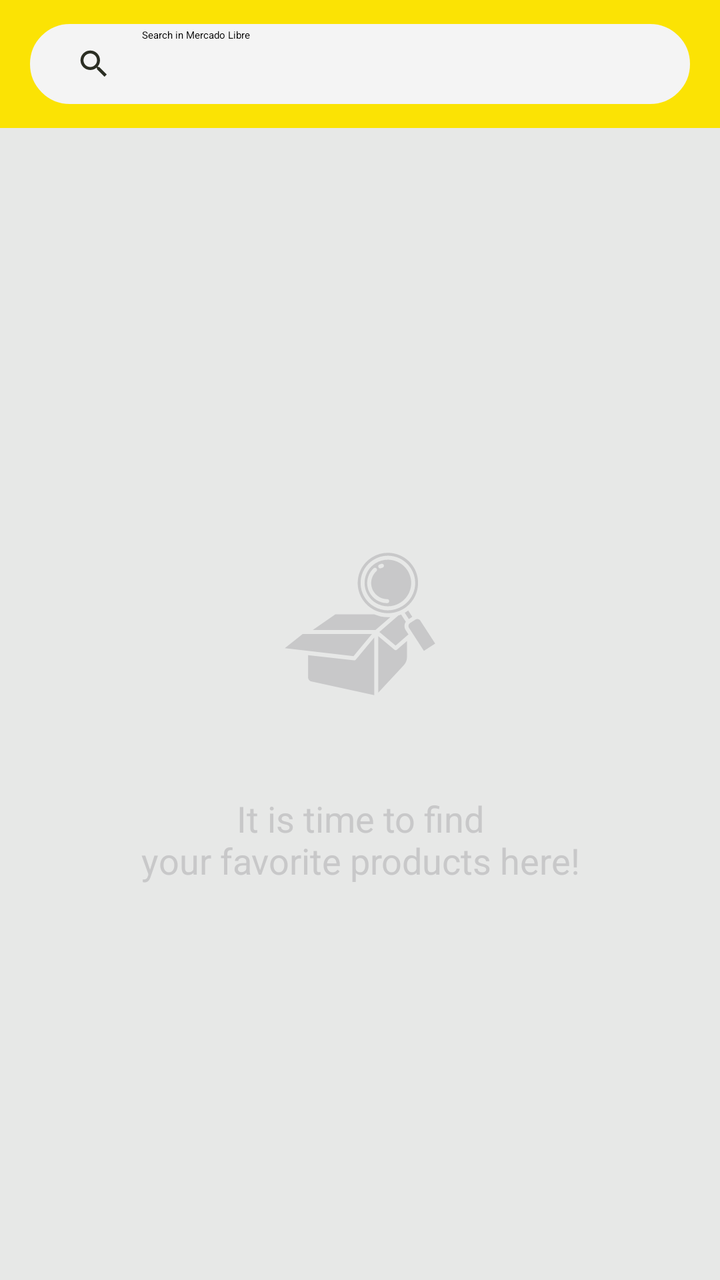
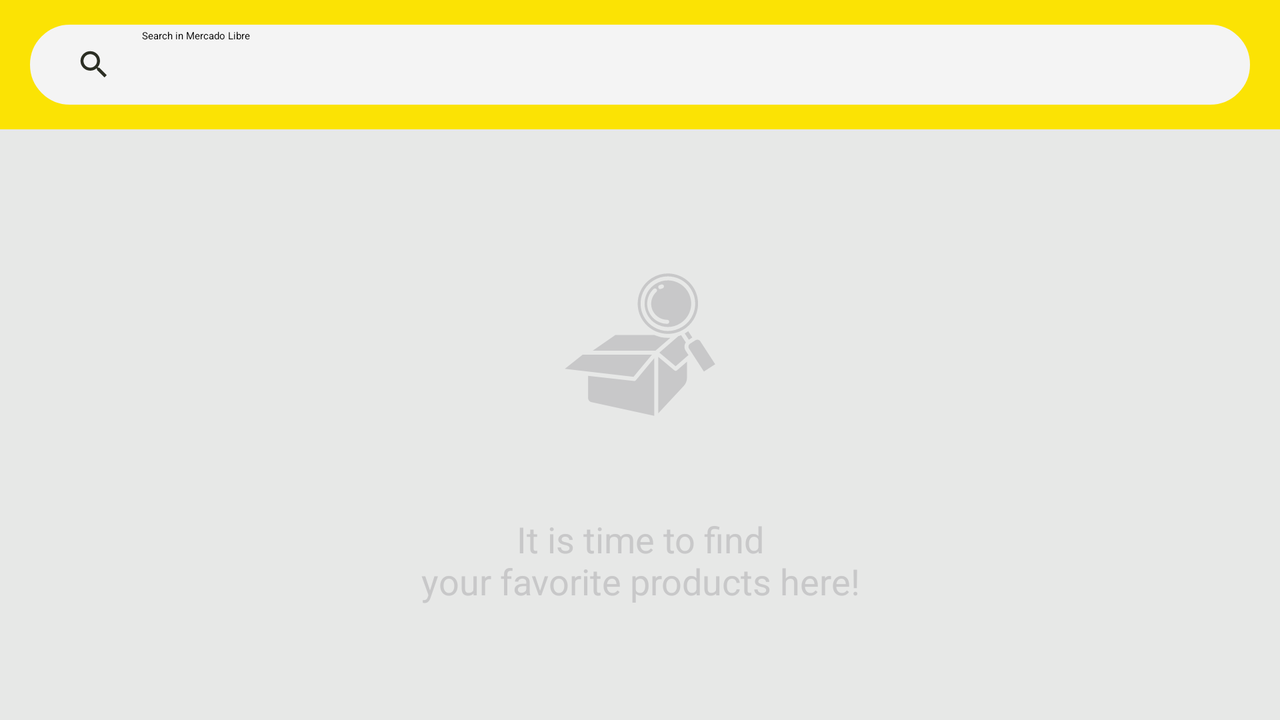

An Android layout and its configuration variant, each rendered on a device that would load it. The default file and the variant file are quoted in full after the pictures.
<!-- AndroidManifest.xml: activity theme Theme.App.Starting -->
<!-- res/layout/fragment_main.xml -->
<?xml version="1.0" encoding="utf-8"?>
<layout xmlns:android="http://schemas.android.com/apk/res/android"
    xmlns:app="http://schemas.android.com/apk/res-auto"
    xmlns:tools="http://schemas.android.com/tools">

    <data>
        <variable
            name="adapter"
            type="androidx.recyclerview.widget.RecyclerView.Adapter" />
       </data>

    <androidx.constraintlayout.widget.ConstraintLayout
        android:layout_width="match_parent"
        android:layout_height="match_parent"
        android:background="@color/tertiary"
        tools:context=".ui.main.MainFragment">

        <androidx.constraintlayout.widget.ConstraintLayout
            android:id="@+id/fragment_main_toolbar"
            android:layout_width="0dp"
            android:layout_height="0dp"
            android:background="@color/primary"
            app:layout_constraintBottom_toTopOf="@+id/guideline_toolbar"
            app:layout_constraintEnd_toEndOf="parent"
            app:layout_constraintStart_toStartOf="parent"
            app:layout_constraintTop_toTopOf="parent">

            <androidx.appcompat.widget.SearchView
                android:id="@+id/fragment_main_search"
                style="@style/Widget.AppCompat.SearchView.ActionBar"
                android:layout_width="0dp"
                android:layout_height="40dp"
                android:layout_marginHorizontal="15dp"
                android:background="@drawable/search_background"
                android:backgroundTint="@color/secondary"
                android:focusable="false"
                app:closeIcon="@drawable/ic_close_18dp"
                app:iconifiedByDefault="false"
                app:layout_constraintBottom_toBottomOf="parent"
                app:layout_constraintEnd_toEndOf="parent"
                app:layout_constraintStart_toStartOf="parent"
                app:layout_constraintTop_toTopOf="parent"
                app:queryHint="@string/search_title"
                app:searchIcon="@drawable/ic_search_18dp" />

        </androidx.constraintlayout.widget.ConstraintLayout>

        <com.facebook.shimmer.ShimmerFrameLayout
            android:id="@+id/fragment_main_shimmer_loading"
            android:layout_width="0dp"
            android:layout_height="0dp"
            android:visibility="gone"
            app:layout_constraintBottom_toTopOf="@+id/guideline_horizontal_bottom"
            app:layout_constraintEnd_toStartOf="@+id/guideline_vertical_end"
            app:layout_constraintStart_toStartOf="@+id/guideline_vertical_start"
            app:layout_constraintTop_toBottomOf="@+id/fragment_main_toolbar"
            app:shimmer_auto_start="true">

            <LinearLayout
                android:id="@+id/fragment_main_shimmer_loading_container"
                android:layout_width="match_parent"
                android:layout_height="match_parent"
                android:orientation="vertical">

                <include layout="@layout/view_card_product_loading"/>
                <include layout="@layout/view_card_product_loading"/>
                <include layout="@layout/view_card_product_loading"/>
                <include layout="@layout/view_card_product_loading"/>
                <include layout="@layout/view_card_product_loading"/>
                <include layout="@layout/view_card_product_loading"/>
                <include layout="@layout/view_card_product_loading"/>
                <include layout="@layout/view_card_product_loading"/>
                <include layout="@layout/view_card_product_loading"/>
            </LinearLayout>

        </com.facebook.shimmer.ShimmerFrameLayout>

        <androidx.recyclerview.widget.RecyclerView
            android:id="@+id/fragment_main_recycler"
            android:layout_width="0dp"
            android:layout_height="0dp"
            android:adapter="@{adapter}"
            android:orientation="vertical"
            app:layoutManager="androidx.recyclerview.widget.LinearLayoutManager"
            app:layout_constraintBottom_toTopOf="@+id/guideline_horizontal_bottom"
            app:layout_constraintEnd_toStartOf="@+id/guideline_vertical_end"
            app:layout_constraintStart_toStartOf="@+id/guideline_vertical_start"
            app:layout_constraintTop_toTopOf="@+id/guideline_toolbar"
            tools:listitem="@layout/view_card_product_item"
            tools:visibility="gone"/>

        <include
            android:id="@+id/fragment_main_empty_screen"
            layout="@layout/view_empty_screen"
            android:layout_width="0dp"
            android:layout_height="wrap_content"
            app:layout_constraintBottom_toBottomOf="parent"
            app:layout_constraintEnd_toStartOf="@+id/guideline_vertical_end"
            app:layout_constraintStart_toStartOf="@+id/guideline_vertical_start"
            app:layout_constraintTop_toTopOf="@+id/guideline_toolbar" />

        <androidx.constraintlayout.widget.Guideline
            android:id="@+id/guideline_vertical_start"
            android:layout_width="wrap_content"
            android:layout_height="wrap_content"
            android:orientation="vertical"
            app:layout_constraintGuide_begin="15dp"/>

        <androidx.constraintlayout.widget.Guideline
            android:id="@+id/guideline_vertical_end"
            android:layout_width="wrap_content"
            android:layout_height="wrap_content"
            android:orientation="vertical"
            app:layout_constraintGuide_end="15dp"/>

        <androidx.constraintlayout.widget.Guideline
            android:id="@+id/guideline_toolbar"
            android:layout_width="wrap_content"
            android:layout_height="wrap_content"
            android:orientation="horizontal"
            app:layout_constraintGuide_percent="0.10"/>

        <androidx.constraintlayout.widget.Guideline
            android:id="@+id/guideline_horizontal_bottom"
            android:layout_width="wrap_content"
            android:layout_height="wrap_content"
            android:orientation="horizontal"
            app:layout_constraintGuide_end="15dp"/>
    </androidx.constraintlayout.widget.ConstraintLayout>
</layout>
<!-- res/layout/view_card_product_loading.xml (included above) -->
<?xml version="1.0" encoding="utf-8"?>
<com.google.android.material.card.MaterialCardView xmlns:android="http://schemas.android.com/apk/res/android"
    xmlns:app="http://schemas.android.com/apk/res-auto"
    xmlns:tools="http://schemas.android.com/tools"
    android:id="@+id/view_card_product_item_container"
    style="@style/Widget.Material3.CardView.Elevated"
    android:layout_width="match_parent"
    android:layout_height="wrap_content"
    android:layout_marginTop="10dp"
    android:backgroundTint="@color/white"
    app:cardCornerRadius="10dp"
    app:layout_constraintBottom_toBottomOf="parent"
    app:layout_constraintEnd_toEndOf="parent"
    app:layout_constraintStart_toStartOf="parent"
    app:layout_constraintTop_toTopOf="parent">

    <androidx.constraintlayout.widget.ConstraintLayout
        android:layout_width="match_parent"
        android:layout_height="wrap_content">

        <FrameLayout
            android:id="@+id/view_card_product_item_image"
            android:layout_width="60dp"
            android:layout_height="60dp"
            android:background="@color/gray"
            android:layout_marginVertical="10dp"
            app:layout_constraintBottom_toBottomOf="parent"
            app:layout_constraintEnd_toStartOf="@+id/guideline_vertical_left"
            app:layout_constraintStart_toStartOf="parent"
            app:layout_constraintTop_toTopOf="parent" />

        <LinearLayout
            android:id="@+id/view_card_product_item_info_container"
            android:layout_width="0dp"
            android:layout_height="wrap_content"
            android:layout_marginVertical="10dp"
            android:layout_marginStart="15dp"
            android:orientation="vertical"
            app:layout_constraintBottom_toBottomOf="parent"
            app:layout_constraintEnd_toStartOf="@+id/guideline_vertical_right"
            app:layout_constraintStart_toStartOf="@+id/guideline_vertical_left"
            app:layout_constraintTop_toTopOf="parent">

            <FrameLayout
                android:layout_width="match_parent"
                android:layout_height="16dp"
                android:background="@color/gray"/>

            <FrameLayout
                android:layout_width="match_parent"
                android:layout_height="10dp"
                android:layout_marginTop="10dp"
                android:background="@color/gray"/>

        </LinearLayout>

        <androidx.constraintlayout.widget.Guideline
            android:id="@+id/guideline_vertical_left"
            android:layout_width="wrap_content"
            android:layout_height="wrap_content"
            android:orientation="vertical"
            app:layout_constraintGuide_percent="0.2" />

        <androidx.constraintlayout.widget.Guideline
            android:id="@+id/guideline_vertical_right"
            android:layout_width="wrap_content"
            android:layout_height="wrap_content"
            android:orientation="vertical"
            app:layout_constraintGuide_percent="0.97" />


    </androidx.constraintlayout.widget.ConstraintLayout>
</com.google.android.material.card.MaterialCardView>
<!-- res/layout/view_card_product_item.xml (included above) -->
<?xml version="1.0" encoding="utf-8"?>
<com.google.android.material.card.MaterialCardView xmlns:android="http://schemas.android.com/apk/res/android"
    xmlns:app="http://schemas.android.com/apk/res-auto"
    xmlns:tools="http://schemas.android.com/tools"
    android:id="@+id/view_card_product_item_container"
    style="@style/Widget.Material3.CardView.Elevated"
    android:layout_width="match_parent"
    android:layout_height="wrap_content"
    android:layout_marginTop="10dp"
    android:backgroundTint="@color/white"
    app:cardCornerRadius="10dp"
    app:layout_constraintBottom_toBottomOf="parent"
    app:layout_constraintEnd_toEndOf="parent"
    app:layout_constraintStart_toStartOf="parent"
    app:layout_constraintTop_toTopOf="parent">

    <androidx.constraintlayout.widget.ConstraintLayout
        android:layout_width="match_parent"
        android:layout_height="wrap_content"
        android:padding="10dp">

        <ImageView
            android:id="@+id/view_card_product_item_image"
            android:layout_width="80dp"
            android:layout_height="80dp"
            android:src="@drawable/ic_shopping"
            app:layout_constraintBottom_toBottomOf="parent"
            app:layout_constraintEnd_toStartOf="@+id/guideline_vertical_left"
            app:layout_constraintStart_toStartOf="parent"
            app:layout_constraintTop_toTopOf="parent" />

        <LinearLayout
            android:id="@+id/view_card_product_item_info_container"
            android:layout_width="0dp"
            android:layout_height="wrap_content"
            android:orientation="vertical"
            app:layout_constraintBottom_toBottomOf="parent"
            app:layout_constraintEnd_toStartOf="@+id/guideline_vertical_right"
            app:layout_constraintStart_toStartOf="@+id/guideline_vertical_left"
            app:layout_constraintTop_toTopOf="parent">

            <TextView
                android:id="@+id/view_card_product_item_title"
                style="@style/headline"
                android:layout_width="wrap_content"
                android:layout_height="wrap_content"
                android:maxLines="2"
                tools:text="Samsung S10+" />

            <TextView
                android:id="@+id/view_card_product_item_price"
                style="@style/headline_bold"
                android:layout_width="wrap_content"
                android:layout_height="wrap_content"
                android:text="$3250.00" />

        </LinearLayout>

        <androidx.constraintlayout.widget.Guideline
            android:id="@+id/guideline_vertical_left"
            android:layout_width="wrap_content"
            android:layout_height="wrap_content"
            android:orientation="vertical"
            app:layout_constraintGuide_percent="0.3" />

        <androidx.constraintlayout.widget.Guideline
            android:id="@+id/guideline_vertical_right"
            android:layout_width="wrap_content"
            android:layout_height="wrap_content"
            android:orientation="vertical"
            app:layout_constraintGuide_percent="0.97" />


    </androidx.constraintlayout.widget.ConstraintLayout>
</com.google.android.material.card.MaterialCardView>
<!-- res/layout/view_empty_screen.xml (included above) -->
<?xml version="1.0" encoding="utf-8"?>
<LinearLayout xmlns:android="http://schemas.android.com/apk/res/android"
    xmlns:app="http://schemas.android.com/apk/res-auto"
    android:id="@+id/fragment_main_empty_screen"
    android:layout_width="wrap_content"
    android:layout_height="wrap_content"
    android:backgroundTint="@color/secondary"
    android:layout_gravity="center"
    android:orientation="vertical">

    <ImageView
        android:id="@+id/view_empty_main_products_icon"
        app:tint="@color/gray"
        android:layout_width="wrap_content"
        android:layout_height="wrap_content"
        android:layout_gravity="center"
        android:layout_marginBottom="10dp"
        android:contentDescription="@null"
        android:src="@drawable/ic_not_found" />

    <TextView
        android:id="@+id/view_empty_main_products_message"
        style="@style/headline_h1"
        android:layout_width="wrap_content"
        android:layout_height="wrap_content"
        android:layout_gravity="center"
        android:text="@string/empty_init_search_message"
        android:textAlignment="center"
        android:textColor="@color/gray" />
</LinearLayout>
<!-- resources referenced by this layout -->
<resources>
  <color name="gray">#C8C8C9</color>
  <color name="primary">#FBE304</color>
  <color name="secondary">#F4F4F4</color>
  <color name="tertiary">#E7E8E7</color>
  <color name="white">#FFFFFFFF</color>
  <!-- drawable ic_close_18dp (drawable) -->
  <vector android:height="18dp" android:tint="#2B2E23"
      android:viewportHeight="24" android:viewportWidth="24"
      android:width="18dp" xmlns:android="http://schemas.android.com/apk/res/android">
      <path android:fillColor="@android:color/white" android:pathData="M19,6.41L17.59,5 12,10.59 6.41,5 5,6.41 10.59,12 5,17.59 6.41,19 12,13.41 17.59,19 19,17.59 13.41,12z"/>
  </vector>
  <!-- drawable ic_not_found: vector/xml drawable (drawable, 4157 chars, omitted) -->
  <!-- drawable ic_search_18dp (drawable) -->
  <vector android:height="18dp" android:tint="#2B2E23"
      android:viewportHeight="24" android:viewportWidth="24"
      android:width="18dp" xmlns:android="http://schemas.android.com/apk/res/android">
      <path android:fillColor="@android:color/white" android:pathData="M15.5,14h-0.79l-0.28,-0.27C15.41,12.59 16,11.11 16,9.5 16,5.91 13.09,3 9.5,3S3,5.91 3,9.5 5.91,16 9.5,16c1.61,0 3.09,-0.59 4.23,-1.57l0.27,0.28v0.79l5,4.99L20.49,19l-4.99,-5zM9.5,14C7.01,14 5,11.99 5,9.5S7.01,5 9.5,5 14,7.01 14,9.5 11.99,14 9.5,14z"/>
  </vector>
  <!-- drawable ic_shopping (drawable) -->
  <vector android:height="52dp" android:tint="#585955"
      android:viewportHeight="24" android:viewportWidth="24"
      android:width="52dp" xmlns:android="http://schemas.android.com/apk/res/android">
      <path android:fillColor="@android:color/white" android:pathData="M7,18c-1.1,0 -1.99,0.9 -1.99,2S5.9,22 7,22s2,-0.9 2,-2 -0.9,-2 -2,-2zM1,2v2h2l3.6,7.59 -1.35,2.45c-0.16,0.28 -0.25,0.61 -0.25,0.96 0,1.1 0.9,2 2,2h12v-2L7.42,15c-0.14,0 -0.25,-0.11 -0.25,-0.25l0.03,-0.12 0.9,-1.63h7.45c0.75,0 1.41,-0.41 1.75,-1.03l3.58,-6.49c0.08,-0.14 0.12,-0.31 0.12,-0.48 0,-0.55 -0.45,-1 -1,-1L5.21,4l-0.94,-2L1,2zM17,18c-1.1,0 -1.99,0.9 -1.99,2s0.89,2 1.99,2 2,-0.9 2,-2 -0.9,-2 -2,-2z"/>
  </vector>
  <!-- drawable search_background (drawable) -->
  <?xml version="1.0" encoding="utf-8"?>
  <shape xmlns:android="http://schemas.android.com/apk/res/android">
  
      <corners
          android:radius="20dp"/>
  
      <stroke
          android:color="@color/secondary"
          android:width="1dp"/>
  
  </shape>
  <string name="empty_init_search_message">It is time to find\nyour favorite products here!</string>
  <string name="search_title">Search in Mercado Libre</string>
  <style name="headline">
          <item name="android:textSize">14sp</item>
          <item name="android:textAllCaps">false</item>
          <item name="android:fontFamily">sans-serif</item>
      </style>
  <style name="headline_bold">
          <item name="android:textSize">18sp</item>
          <item name="android:textStyle">bold</item>
          <item name="android:textAllCaps">false</item>
          <item name="android:fontFamily">sans-serif-medium</item>
      </style>
  <style name="headline_h1">
          <item name="android:textSize">18sp</item>
          <item name="android:textAllCaps">false</item>
          <item name="android:fontFamily">sans-serif</item>
      </style>
  <style name="Theme.App.Starting" parent="Theme.SplashScreen">
          <item name="windowSplashScreenBackground">@color/primary</item>
          <item name="windowSplashScreenAnimatedIcon">@drawable/ic_launcher_foreground</item>
          <item name="windowSplashScreenAnimationDuration">300</item>
          <item name="postSplashScreenTheme">@style/Theme.MELISearch</item>
      </style>
  <!-- drawable ic_launcher_foreground: vector/xml drawable (drawable, 7734 chars, omitted) -->
  <style name="Theme.MELISearch" parent="Base.Theme.MELISearch" />
  <style name="Base.Theme.MELISearch" parent="Theme.Material3.DayNight.NoActionBar">
          <item name="colorPrimary">@color/primary</item>
      </style>
</resources>
<!-- res/layout-land/fragment_main.xml (the repository's variant of the layout above) -->
<!-- drawn on the phone turned sideways -->
<?xml version="1.0" encoding="utf-8"?>
<layout xmlns:android="http://schemas.android.com/apk/res/android"
    xmlns:app="http://schemas.android.com/apk/res-auto"
    xmlns:tools="http://schemas.android.com/tools">

    <data>
        <variable
            name="adapter"
            type="androidx.recyclerview.widget.RecyclerView.Adapter" />
        <variable
            name="click"
            type="android.view.View.OnClickListener" />
    </data>

    <androidx.constraintlayout.widget.ConstraintLayout
        android:layout_width="match_parent"
        android:layout_height="match_parent"
        android:background="@color/tertiary"
        tools:context=".ui.main.MainFragment">

        <androidx.constraintlayout.widget.ConstraintLayout
            android:id="@+id/fragment_main_toolbar"
            android:layout_width="0dp"
            android:layout_height="0dp"
            android:background="@color/primary"
            app:layout_constraintBottom_toTopOf="@+id/guideline_toolbar"
            app:layout_constraintEnd_toEndOf="parent"
            app:layout_constraintStart_toStartOf="parent"
            app:layout_constraintTop_toTopOf="parent">

            <androidx.appcompat.widget.SearchView
                android:id="@+id/fragment_main_search"
                style="@style/Widget.AppCompat.SearchView.ActionBar"
                android:layout_width="0dp"
                android:layout_height="40dp"
                android:layout_marginHorizontal="15dp"
                android:background="@drawable/search_background"
                android:backgroundTint="@color/secondary"
                android:focusable="false"
                app:closeIcon="@drawable/ic_close_18dp"
                app:iconifiedByDefault="false"
                app:layout_constraintBottom_toBottomOf="parent"
                app:layout_constraintEnd_toEndOf="parent"
                app:layout_constraintStart_toStartOf="parent"
                app:layout_constraintTop_toTopOf="parent"
                app:queryHint="@string/search_title"
                app:searchIcon="@drawable/ic_search_18dp" />

        </androidx.constraintlayout.widget.ConstraintLayout>

        <com.facebook.shimmer.ShimmerFrameLayout
            android:id="@+id/fragment_main_shimmer_loading"
            android:layout_width="0dp"
            android:layout_height="0dp"
            android:visibility="gone"
            app:layout_constraintBottom_toTopOf="@+id/guideline_horizontal_bottom"
            app:layout_constraintEnd_toStartOf="@+id/guideline_vertical_end"
            app:layout_constraintStart_toStartOf="@+id/guideline_vertical_start"
            app:layout_constraintTop_toBottomOf="@+id/fragment_main_toolbar"
            app:shimmer_auto_start="true">

            <LinearLayout
                android:id="@+id/fragment_main_shimmer_loading_container"
                android:layout_width="match_parent"
                android:layout_height="match_parent"
                android:orientation="vertical">

                <include layout="@layout/view_card_product_loading"/>
                <include layout="@layout/view_card_product_loading"/>
                <include layout="@layout/view_card_product_loading"/>
                <include layout="@layout/view_card_product_loading"/>
                <include layout="@layout/view_card_product_loading"/>
                <include layout="@layout/view_card_product_loading"/>
                <include layout="@layout/view_card_product_loading"/>
                <include layout="@layout/view_card_product_loading"/>
                <include layout="@layout/view_card_product_loading"/>
            </LinearLayout>

        </com.facebook.shimmer.ShimmerFrameLayout>


        <androidx.recyclerview.widget.RecyclerView
            android:id="@+id/fragment_main_recycler"
            android:layout_width="0dp"
            android:layout_height="0dp"
            android:adapter="@{adapter}"
            android:orientation="vertical"
            app:layoutManager="androidx.recyclerview.widget.LinearLayoutManager"
            app:layout_constraintBottom_toTopOf="@+id/guideline_horizontal_bottom"
            app:layout_constraintEnd_toStartOf="@+id/guideline_vertical_end"
            app:layout_constraintStart_toStartOf="@+id/guideline_vertical_start"
            app:layout_constraintTop_toTopOf="@+id/guideline_toolbar"
            tools:listitem="@layout/view_card_product_item"
            tools:visibility="gone"/>

        <include
            android:id="@+id/fragment_main_empty_screen"
            layout="@layout/view_empty_screen"
            android:layout_width="0dp"
            android:layout_height="wrap_content"
            app:layout_constraintBottom_toBottomOf="parent"
            app:layout_constraintEnd_toStartOf="@+id/guideline_vertical_end"
            app:layout_constraintStart_toStartOf="@+id/guideline_vertical_start"
            app:layout_constraintTop_toTopOf="@+id/guideline_toolbar" />

        <androidx.constraintlayout.widget.Guideline
            android:id="@+id/guideline_vertical_start"
            android:layout_width="wrap_content"
            android:layout_height="wrap_content"
            android:orientation="vertical"
            app:layout_constraintGuide_begin="15dp"/>

        <androidx.constraintlayout.widget.Guideline
            android:id="@+id/guideline_vertical_end"
            android:layout_width="wrap_content"
            android:layout_height="wrap_content"
            android:orientation="vertical"
            app:layout_constraintGuide_end="15dp"/>

        <androidx.constraintlayout.widget.Guideline
            android:id="@+id/guideline_toolbar"
            android:layout_width="wrap_content"
            android:layout_height="wrap_content"
            android:orientation="horizontal"
            app:layout_constraintGuide_percent="0.18"/>

        <androidx.constraintlayout.widget.Guideline
            android:id="@+id/guideline_horizontal_bottom"
            android:layout_width="wrap_content"
            android:layout_height="wrap_content"
            android:orientation="horizontal"
            app:layout_constraintGuide_end="15dp"/>
    </androidx.constraintlayout.widget.ConstraintLayout>
</layout>
